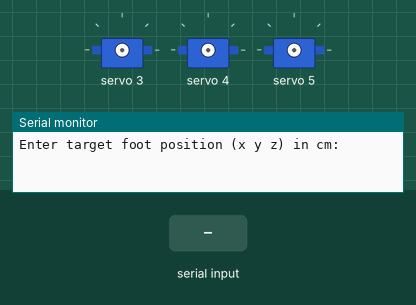
Simulated run of this sketch. Board: Arduino Uno, built with avr-gcc and run on an emulated ATmega328P. On the bench: 3 × servo, the last lines printed to the serial monitor. Inputs (shaded band) come from the test bench.

Above: at 1.2 s.
1.3 s: "90 45 200\n" received over Serial
2.8 s: "30 150 10\n" received over Serial
At 3.6 s:
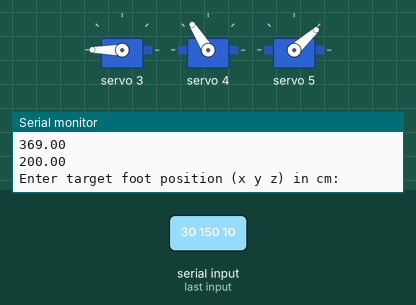
4.3 s: "1 90 45\n" received over Serial
At 4.7 s:
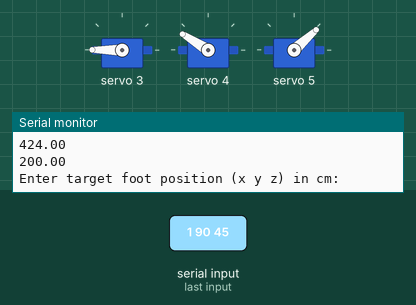
Timing chart, 0 to 7.3 s (numbered marks = the images above; inputs shaded):
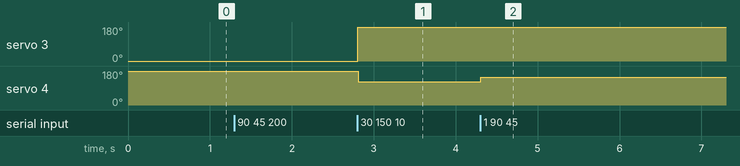

The sketch:

IK3-TEST-OneLeg-RF.ino
```cpp
#include <math.h>
#include <Adafruit_PWMServoDriver.h>

Adafruit_PWMServoDriver pwm = Adafruit_PWMServoDriver();

//How the code works:
//Enter x, y, z coordinates -> compute inverse kinematics -> move the servos
//Made for the RIGHT FRONT leg.


//Before You can use it, You need to know the PCA9685 servo values:
//RF hip 0 -90
//RF femur -90 -180
//RF tibia 90 180
//If you don't know how to do it, open arduino file called 'SetServosPCA9685'


//-------------------------------------------------------PCA9685 SERVO VALUES----------------------------------------------------------

  #define SERVO_0_3 320   // RIGHT FRONT hip servo 0       CHANGE IT
  #define SERVO_M90_3 510   // RIGHT FRONT hip servo -90     CHANGE IT

  #define SERVO_M90_4 360 // RIGHT FRONT femur servo -90     CHANGE IT
  #define SERVO_M180_4 145  // RIGHT FRONT femur servo   -180     CHANGE IT

  #define SERVO_90_5 410   // RIGHT FRONT tibia servo  90    CHANGE IT
  #define SERVO_180_5 200   // RIGHT FRONT tibia servo  180     CHANGE IT

//-------------------------------------------------------PCA9685 SERVO VALUES----------------------------------------------------------

void setup() {
Serial.begin(115200);
pwm.begin();
pwm.setPWMFreq(50);
Serial.println("Enter target foot position (x y z) in cm:");
}

void loop() {
  static String input = "";

  if (Serial.available()) {
    char c = Serial.read();
    if (c == '\n' || c == '\r') {
      if (input.length() > 0) {
        float footX, footY, footZ;

        // Input format: x y z
        // e.g. 5 -10 -2
        int space1 = input.indexOf(' ');
        int space2 = input.indexOf(' ', space1 + 1);
        if (space1 > 0 && space2 > space1) {
          footX = input.substring(0, space1).toFloat();
          footY = input.substring(space1 + 1, space2).toFloat();
          footZ = input.substring(space2 + 1).toFloat();

          computeRFLegIK(footX, footY, footZ);
        } else {
          Serial.println("Invalid input. Use format: x y z");
        }

        Serial.println("\nEnter target foot position (x y z) in cm:");
        input = "";
      }
    } else {
      input += c;
    }
  }
}

const float L1 = 1.5; //hip vertical
const float L2 = 5.7;  // femur
const float L3 = 7.9;   // tibia
const float L4=5; //hip horizontal

// === Compute IK for Front Right Leg ===
void computeRFLegIK(float footX, float footY, float footZ) {

  float servo1,servo2,servo3;
  float theta1,theta2,theta3;

  //1. get theta1
  theta1 = atan2(footY,footX)+acos(L4/sqrt(footX*footX+footY*footY));

  //2. calculate A
  float A=sqrt(footX*footX+footY*footY-L4*L4);

  //3. get theta3
  float k=(L2*L2+L3*L3-pow((L1-A),2)-footZ*footZ)/(2*L2*L3);
  k=constrain(k,-1,1);
  theta3=acos(k);

  //4. get theta2
  float t=(L2*L2+pow((L1-A),2)+footZ*footZ-L3*L3)/(2*L2*sqrt(pow((L1-A),2)+footZ*footZ));
  t=constrain(t,-1,1);
  theta2 = atan2((L1-A),footZ)-acos(t);

  //check angle values (in radians) IK computed
  Serial.print("theta1: ");
  Serial.println(theta1);
  Serial.print("theta2: ");
  Serial.println(theta2);
  Serial.print("theta3: ");
  Serial.println(theta3);
  Serial.println("");

  //map() function uses integers only so convert to degrees
  theta1 = theta1*180/M_PI;
  theta2 = theta2*180/M_PI;
  theta3 = theta3*180/M_PI;

  //conversion to values used by PCA9685 for RF LEG
  servo1=map(theta1, 0, -90,SERVO_0_3,SERVO_M90_3);
  servo2=map(theta2,-180 , -90, SERVO_M180_4,SERVO_M90_4);
  servo3=map(theta3, 90, 180, SERVO_90_5,SERVO_180_5);

  //check Servo driver values
  Serial.println(servo1);
  Serial.println(servo2);
  Serial.println(servo3);

  //move servos
  pwm.setPWM(3, 0,  servo1);
  pwm.setPWM(4, 0,  servo2);
  pwm.setPWM(5, 0,  servo3);


}
```

Measured:
- after the input at 2.8 s, servo 3: 0° → 180° at once; servo 4: 180° → 122° at once
- after the input at 4.3 s, servo 4: 122° → 148° at once
